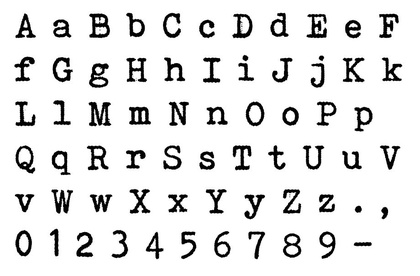
%> input picture Bohemia.JPG, 420 x 276 px, shrunk from 920 x 604 before the run
$ octave --eval "result = archetype;"   (GNU Octave 9; MATLAB toolbox functions it lacks are replaced by stand-ins)
%> lines starting %> are read from the running program, lines starting %| are printed output that depends on the picture; in (x1, y1, x2, y2) boxes, pixels count from 0 and x2, y2 are one past the last pixel; in counts of white or black regions, pixels touching at a corner belong together; the program's own positions count from 1
### svder.m
function s=svder(image)
%> called with image = 'Bohemia.jpg'
i=imread(image);
%> i is the input picture: size 276x420x3 uint8; min 0, max 255, mean 228.3
if size(i,3)==3
    i=rgb2gray(i);
%> i: size 276x420 uint8
end
t=0.5;
i=~im2bw(i,t);
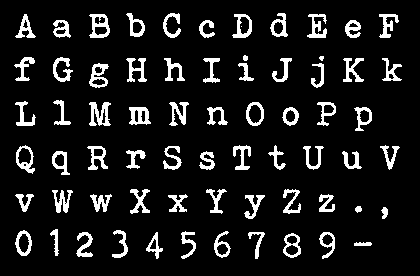
%> i: size 276x420 logical; 10.3% white; 68 white regions (2 under 20 px), largest, box (x1, y1, x2, y2) and area: (89, 102, 111, 126) 310, (89, 14, 110, 38) 270, (129, 107, 151, 125) 254
u=1;
i=bwareaopen(i,u);
siz=size(i);
%> siz = [276 420]
b=true;
c=false;
d=true;
x=[];
y=x;
for j=1:siz(1);
    for k=1:siz(2);
        if b && ~c && i(j,k)==1
            b=false;
            break;
        end
        if c
            d=d&~i(j,k);
            if ~d
                break;
            end
        end
        b=true;
    end
    if c&&d
        y=[y j];
        b=true;
        c=false;
    end
    if ~b
        c=true;
        x=[x j];
    end
    d=true;
end
%> after the loop, c = false; x = [14 56 101 146 190 230]; y = [39 89 132 176 220 260]
rows={};
for k=1:length(x);
    rows{end+1}=i(x(k):y(k),:);
end
%> after the loop, rows = 6 items
k=0;
symbols={};
for n=1:length(x);
    siz=size(rows{n});
    b=true;
    c=false;
    d=true;
    x=[];
    y=x;
    for q=1:siz(2);
        for p=1:siz(1);
            if b && ~c && rows{n}(p,q)==1
                b=false;
                break;
            end
            if c
                d=d&~rows{n}(p,q);
                if ~d
                    break;
                end
            end
            b=true;
        end
        if c&&d
            y=[y q];
            b=true;
            c=false;
        end
        if d&&~b
            c=true;
            x=[x q];
        end
        d=true;
    end
    for p=1:length(x);
        a=(rows{n}(:,x(p):y(p)));
        alp=a(any(a,2),:);
        symbols{end+1}=alp;
    end
    k=k+length(x);
end
%> this loop made 6 passes
%> siz on passes 1 to 6: [26 420], [34 420], [32 420], [31 420], [31 420], [31 420]
%> after the loop, symbols = 65 items
al=5;
sym={};
for k=1:length(symbols)
    u=svd(double(symbols{k}));
    if length(u)>=al
        u=u(1:al);
    else
        u=[u;zeros(al-length(u),1)];
    end
    u=u/norm(u);
    sym{end+1}=u;
end
%> this loop made 65 passes
%> u on passes 1 to 12: [0.799; 0.443; 0.29; 0.248; 0.141], [0.863; 0.41; 0.192; 0.164; 0.152], [0.875; 0.39; 0.216; 0.151; 0.113], [0.805; 0.436; 0.317; 0.208; 0.137], [0.772; 0.518; 0.281; 0.193; 0.142], [0.818; 0.472; 0.248; 0.168; 0.136], [0.822; 0.486; 0.245; 0.125; 0.114], [0.834; 0.427; 0.248; 0.196; 0.147], [0.87; 0.35; 0.283; 0.153; 0.129], [0.861; 0.412; 0.213; 0.16; 0.134], [0.843; 0.353; 0.291; 0.242; 0.146], [0.808; 0.411; 0.367; 0.168; 0.126]
%> after the loop, sym = 65 items
s=[];
for n=1:length(sym)
    s=[s sym{n}];
end
%> this loop made 65 passes

end

### archetype.m
function s=archetype

s1=svder('Bohemia.jpg');
s2=svder('Uru.jpg');
%> call 2 of svder, with image = 'Uru.jpg'
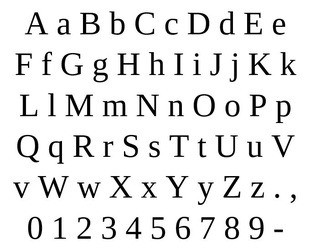
%> input picture Uru.JPG, 310 x 252 px, shrunk from 680 x 551 before the run
%> in svder, i is the input picture: size 252x310x3 uint8; min 0, max 255, mean 231.3
%> in svder (call 2), `i=~im2bw(i,t);`:
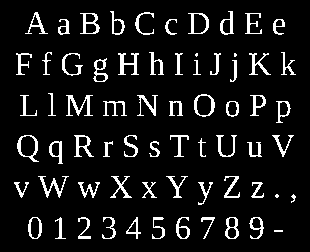
%> i: size 252x310 logical; 9.1% white in thin lines or dots, all inside (x1, y1, x2, y2) = (14, 11, 296, 239)
%> after the loop in svder (call 2), `for j=1:siz(1);`: c = false; x = [12 53 94 136 177 218]; y = [36 83 124 165 206 240]
%> the loop in svder (call 2), `for n=1:length(x);` made 6 passes
%> siz on passes 1 to 6: [25 310], [31 310], [31 310], [30 310], [30 310], [23 310]
%> the loop in svder (call 2), `for k=1:length(symbols)` made 65 passes
%> u on passes 1 to 12: [0.701; 0.506; 0.365; 0.261; 0.228], [0.841; 0.425; 0.252; 0.163; 0.149], [0.825; 0.471; 0.251; 0.14; 0.123], [0.809; 0.442; 0.283; 0.227; 0.14], [0.647; 0.575; 0.413; 0.233; 0.165], [0.691; 0.576; 0.331; 0.211; 0.191], [0.811; 0.434; 0.322; 0.201; 0.103], [0.854; 0.375; 0.262; 0.207; 0.14], [0.829; 0.405; 0.301; 0.189; 0.151], [0.783; 0.473; 0.276; 0.262; 0.137], [0.811; 0.472; 0.247; 0.192; 0.149], [0.832; 0.449; 0.258; 0.155; 0.126]
%> the loop in svder (call 2), `for n=1:length(sym)` made 65 passes

s=(s1+s2)/2;

end
